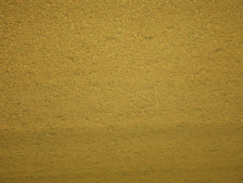
#> input picture Black tea fermentation dataset/fermented tea/fermented_1064.png, 243 x 183 px, given in place of overfermented_1000.png, which was not available
$ jupyter execute --allow-errors 'Project Tea Fermentation (Part IV).ipynb'   (text cells are left out)
#> lines starting #> are read from the running program, lines starting #| are printed output that depends on the picture; pictures that were not available may be replaced by others from this repository, and a replacement may not be noted
[cell 1]
# Step 1: Install scikit-image
import sys

[cell 2]
# Step 2: Import the libraries
from skimage.feature import local_binary_pattern
import cv2
import matplotlib.pyplot as plt
import matplotlib.image as mpimg
import numpy as np

[cell 3]
# Step 3: Get the path of a random image in your dataset
img_path = 'Black tea fermentation dataset/overfermented tea/overfermented_1000.png'

[cell 4]
# Step 4: Visualize the image you've chosen
plt.imshow(mpimg.imread(img_path))

[cell 5]
# Step 5a: Convert your image into grayscale and save it in a variable
gray = cv2.cvtColor(cv2.imread(img_path), cv2.COLOR_BGR2GRAY)
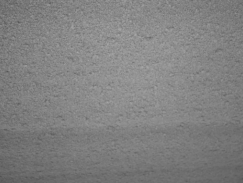
#> gray: shape (183, 243); min 82, max 167, mean 128.7

[cell 6]
# Step 5b: Visualize the grayscale image
plt.imshow(gray, cmap='gray')

[cell 7]
# Step 6: Get the LBP of the grayscale image from Step 5
lbp = local_binary_pattern(gray, 8, 3)
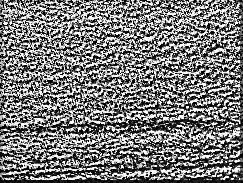
#> lbp: shape (183, 243) float64; min 0, max 255, mean 121.3

[cell 8]
# Step 7a: Use the .ravel() method on the array you got from Step 6
flat_lbp = lbp.ravel()

[cell 9]
# Step 7b: Divide the resulting array with the largest value in the array
largest = flat_lbp.max()
#> largest = 255

[cell 10]
new = [x / largest for x in flat_lbp]
#> new = 44469 items

[cell 11]
# Step 8: Plot a histogram using your normalized 1D array
plt.hist(new, bins = 20)
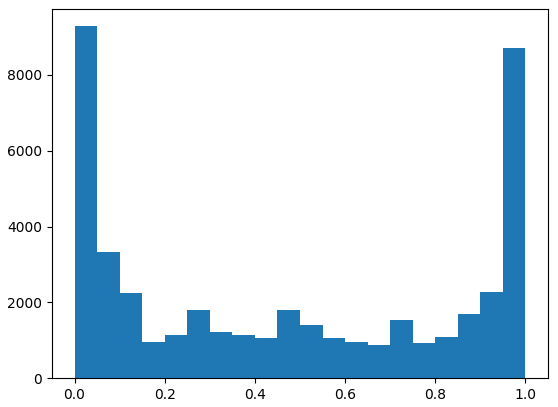
#> figure drawn by matplotlib, 1 panel; tallest bar 9287 high, from x = -3.47e-18 to 0.05

[cell 12]
# Step 9: Get the normalized frequency of the histogram
norm_freq = [x / np.histogram(new, bins = 20)[0].max() for x in np.histogram(new, bins = 20)[0]]
#> norm_freq = [1, 0.357, 0.243, 0.102, 0.123, 0.193, 0.13, 0.122, 0.114, 0.193, 0.151, 0.115, 0.104, 0.0935, 0.165, 0.0993, 0.118, 0.183, 0.246, 0.938]

[cell 13]
norm_freq
#> Out has the same summary as norm_freq

[cell 14]
import os

[cell 15]
ferm = 'Black tea fermentation dataset/fermented tea'
under = 'Black tea fermentation dataset/underfermented tea'
over = 'Black tea fermentation dataset/overfermented tea'

[cell 16]
fermfiles = os.listdir(ferm)
underfiles = os.listdir(under)
overfiles = os.listdir(over)

[cell 17]
allImages = fermfiles + underfiles + overfiles
len(allImages)

[cell 18]
j = '/'
fermpaths = [ferm + j + s for s in fermfiles]
underpaths = [under + j + s for s in underfiles]
overpaths = [over + j + s for s in overfiles]

[cell 19]
allPaths = fermpaths + underpaths + overpaths
len(allPaths)

[cell 20]
# Step 11: Get the LBPs for all of your images
n_freq = []
for i in fermpaths:
    g = cv2.cvtColor(cv2.imread(i), cv2.COLOR_BGR2GRAY)
    l = local_binary_pattern(g, 8, 3)
    flat_l = l.ravel()
    large = flat_l.max()
#> large = 255
    n = [t / large for t in flat_l]
#> n = 44469 items
    norm = [z / np.histogram(new, bins = 20)[0].max() for z in np.histogram(new, bins = 20)[0]]
#> norm has the same summary as norm_freq
    n_freq.append(norm)

[cell 21]
q = []
#> q = []
for i in underpaths:
    g = cv2.cvtColor(cv2.imread(i), cv2.COLOR_BGR2GRAY)
    l = local_binary_pattern(g, 8, 3)
    flat_l = l.ravel()
    large = flat_l.max()
    n = [t / large for t in flat_l]
    norm = [z / np.histogram(new, bins = 20)[0].max() for z in np.histogram(new, bins = 20)[0]]
    q.append(norm)

[cell 22]
ov = []
for i in overpaths:
    g = cv2.cvtColor(cv2.imread(i), cv2.COLOR_BGR2GRAY)
    l = local_binary_pattern(g, 8, 3)
    flat_l = l.ravel()
    large = flat_l.max()
    n = [t / large for t in flat_l]
    norm = [z / np.histogram(new, bins = 20)[0].max() for z in np.histogram(new, bins = 20)[0]]
    ov.append(norm)

[cell 23]
import pandas as pd

[cell 24]
# Step 12: Turn the list of arrays into a DataFrame
dfFerm = pd.DataFrame(n_freq)
dfOver = pd.DataFrame(ov)
#> dfOver = table of 1 rows and 20 columns
dfUnder = pd.DataFrame(q)
#> dfUnder = table of 1 rows and 20 columns

[cell 25]
dfFerm.head()

[cell 26]
dfUnder.head()
#> Out = table of 1 rows and 20 columns
